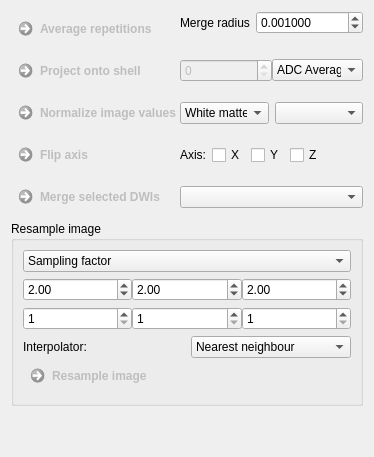
     <widget class="QWidget" name="tab_5">
      <attribute name="title">
       <string>Image Values</string>
      </attribute>
      <layout class="QGridLayout" name="gridLayout_8">
       <item row="3" column="0">
        <spacer name="verticalSpacer">
         <property name="orientation">
          <enum>Qt::Vertical</enum>
         </property>
         <property name="sizeHint" stdset="0">
          <size>
           <width>20</width>
           <height>40</height>
          </size>
         </property>
        </spacer>
       </item>
       <item row="0" column="0">
        <widget class="QFrame" name="frame_3">
         <property name="frameShape">
          <enum>QFrame::NoFrame</enum>
         </property>
         <property name="frameShadow">
          <enum>QFrame::Raised</enum>
         </property>
         <layout class="QGridLayout" name="gridLayout_11">
          <property name="leftMargin">
           <number>0</number>
          </property>
          <property name="topMargin">
           <number>0</number>
          </property>
          <property name="rightMargin">
           <number>0</number>
          </property>
          <property name="bottomMargin">
           <number>0</number>
          </property>
          <property name="horizontalSpacing">
           <number>0</number>
          </property>
          <item row="1" column="1">
           <widget class="QFrame" name="frame">
            <property name="frameShape">
             <enum>QFrame::NoFrame</enum>
            </property>
            <property name="frameShadow">
             <enum>QFrame::Raised</enum>
            </property>
            <layout class="QFormLayout" name="formLayout_2">
             <property name="leftMargin">
              <number>0</number>
             </property>
             <property name="topMargin">
              <number>0</number>
             </property>
             <property name="rightMargin">
              <number>0</number>
             </property>
             <property name="bottomMargin">
              <number>0</number>
             </property>
             <item row="0" column="1">
              <widget class="QDoubleSpinBox" name="m_Blur">
               <property name="toolTip">
                <string comment="Accumulates the information that was acquired with multiple repetitions for one gradient. Vectors do not have to be precisely equal in order to be merged, if a &quot;Merge radius&quot; &gt; 0 is configured." extracomment="Accumulates the information that was acquired with multiple repetitions for one gradient. Vectors do not have to be precisely equal in order to be merged, if a &quot;Merge radius&quot; &gt; 0 is configured.">Accumulates the information that was acquired with multiple repetitions for one gradient. Vectors do not have to be precisely equal in order to be merged, if a &quot;Merge radius&quot; &gt; 0 is configured.</string>
               </property>
               <property name="statusTip">
                <string comment="Accumulates the information that was acquired with multiple repetitions for one gradient. Vectors do not have to be precisely equal in order to be merged, if a &quot;Merge radius&quot; &gt; 0 is configured." extracomment="Accumulates the information that was acquired with multiple repetitions for one gradient. Vectors do not have to be precisely equal in order to be merged, if a &quot;Merge radius&quot; &gt; 0 is configured.">Accumulates the information that was acquired with multiple repetitions for one gradient. Vectors do not have to be precisely equal in order to be merged, if a &quot;Merge radius&quot; &gt; 0 is configured.</string>
               </property>
               <property name="whatsThis">
                <string comment="Accumulates the information that was acquired with multiple repetitions for one gradient. Vectors do not have to be precisely equal in order to be merged, if a &quot;Merge radius&quot; &gt; 0 is configured." extracomment="Accumulates the information that was acquired with multiple repetitions for one gradient. Vectors do not have to be precisely equal in order to be merged, if a &quot;Merge radius&quot; &gt; 0 is configured.">Accumulates the information that was acquired with multiple repetitions for one gradient. Vectors do not have to be precisely equal in order to be merged, if a &quot;Merge radius&quot; &gt; 0 is configured.</string>
               </property>
               <property name="decimals">
                <number>6</number>
               </property>
               <property name="maximum">
                <double>2.000000000000000</double>
               </property>
               <property name="singleStep">
                <double>0.000100000000000</double>
               </property>
               <property name="value">
                <double>0.001000000000000</double>
               </property>
              </widget>
             </item>
             <item row="0" column="0">
              <widget class="QLabel" name="label">
               <property name="toolTip">
                <string comment="Accumulates the information that was acquired with multiple repetitions for one gradient. Vectors do not have to be precisely equal in order to be merged, if a &quot;Merge radius&quot; &gt; 0 is configured." extracomment="Accumulates the information that was acquired with multiple repetitions for one gradient. Vectors do not have to be precisely equal in order to be merged, if a &quot;Merge radius&quot; &gt; 0 is configured.">Accumulates the information that was acquired with multiple repetitions for one gradient. Vectors do not have to be precisely equal in order to be merged, if a &quot;Merge radius&quot; &gt; 0 is configured.</string>
               </property>
               <property name="statusTip">
                <string comment="Accumulates the information that was acquired with multiple repetitions for one gradient. Vectors do not have to be precisely equal in order to be merged, if a &quot;Merge radius&quot; &gt; 0 is configured." extracomment="Accumulates the information that was acquired with multiple repetitions for one gradient. Vectors do not have to be precisely equal in order to be merged, if a &quot;Merge radius&quot; &gt; 0 is configured.">Accumulates the information that was acquired with multiple repetitions for one gradient. Vectors do not have to be precisely equal in order to be merged, if a &quot;Merge radius&quot; &gt; 0 is configured.</string>
               </property>
               <property name="whatsThis">
                <string comment="Accumulates the information that was acquired with multiple repetitions for one gradient. Vectors do not have to be precisely equal in order to be merged, if a &quot;Merge radius&quot; &gt; 0 is configured." extracomment="Accumulates the information that was acquired with multiple repetitions for one gradient. Vectors do not have to be precisely equal in order to be merged, if a &quot;Merge radius&quot; &gt; 0 is configured.">Accumulates the information that was acquired with multiple repetitions for one gradient. Vectors do not have to be precisely equal in order to be merged, if a &quot;Merge radius&quot; &gt; 0 is configured.</string>
               </property>
               <property name="text">
                <string>Merge radius</string>
               </property>
              </widget>
             </item>
            </layout>
           </widget>
          </item>
          <item row="6" column="0">
           <widget class="QCommandLinkButton" name="m_MergeDwisButton">
            <property name="enabled">
             <bool>false</bool>
            </property>
            <property name="toolTip">
             <string>Merges selected DWIs of same dimension. If several b-values are present, the resulting image will contain multiple b-shells.</string>
            </property>
            <property name="statusTip">
             <string/>
            </property>
            <property name="whatsThis">
             <string notr="true"/>
            </property>
            <property name="text">
             <string>Merge selected DWIs</string>
            </property>
           </widget>
          </item>
          <item row="3" column="0">
           <widget class="QCommandLinkButton" name="m_NormalizeImageValuesButton">
            <property name="enabled">
             <bool>false</bool>
            </property>
            <property name="toolTip">
             <string/>
            </property>
            <property name="statusTip">
             <string/>
            </property>
            <property name="whatsThis">
             <string notr="true"/>
            </property>
            <property name="text">
             <string>Normalize image values</string>
            </property>
           </widget>
          </item>
          <item row="2" column="1">
           <widget class="QFrame" name="frame_4">
            <property name="frameShape">
             <enum>QFrame::NoFrame</enum>
            </property>
            <property name="frameShadow">
             <enum>QFrame::Raised</enum>
            </property>
            <layout class="QGridLayout" name="gridLayout_4">
             <property name="leftMargin">
              <number>0</number>
             </property>
             <property name="topMargin">
              <number>0</number>
             </property>
             <property name="rightMargin">
              <number>0</number>
             </property>
             <property name="bottomMargin">
              <number>0</number>
             </property>
             <property name="spacing">
              <number>0</number>
             </property>
             <item row="0" column="0">
              <widget class="QSpinBox" name="m_targetBValueSpinBox">
               <property name="enabled">
                <bool>false</bool>
               </property>
               <property name="toolTip">
                <string>Target b-value</string>
               </property>
               <property name="maximum">
                <number>100000</number>
               </property>
               <property name="singleStep">
                <number>500</number>
               </property>
              </widget>
             </item>
             <item row="0" column="1">
              <widget class="QComboBox" name="m_ProjectionMethodBox">
               <property name="toolTip">
                <string>Select projection method.</string>
               </property>
               <property name="sizeAdjustPolicy">
                <enum>QComboBox::AdjustToMinimumContentsLength</enum>
               </property>
               <item>
                <property name="text">
                 <string>ADC Average</string>
                </property>
               </item>
               <item>
                <property name="text">
                 <string>AKC</string>
                </property>
               </item>
               <item>
                <property name="text">
                 <string>Bi-Exponential</string>
                </property>
               </item>
              </widget>
             </item>
            </layout>
           </widget>
          </item>
          <item row="1" column="0">
           <widget class="QCommandLinkButton" name="m_ButtonAverageGradients">
            <property name="enabled">
             <bool>false</bool>
            </property>
            <property name="toolTip">
             <string>Multiple acquistions of one gradient direction can be averaged. Due to rounding errors, similar gradients often differ in the last decimal positions. The Merge radius allows to average them by taking all directions within a certain radius into account.</string>
            </property>
            <property name="statusTip">
             <string/>
            </property>
            <property name="whatsThis">
             <string notr="true"/>
            </property>
            <property name="text">
             <string>Average repetitions</string>
            </property>
           </widget>
          </item>
          <item row="2" column="0">
           <widget class="QCommandLinkButton" name="m_ProjectSignalButton">
            <property name="enabled">
             <bool>false</bool>
            </property>
            <property name="toolTip">
             <string>Project image values onto one b-shell.</string>
            </property>
            <property name="text">
             <string>Project onto shell</string>
            </property>
           </widget>
          </item>
          <item row="3" column="1">
           <widget class="QFrame" name="frame_6">
            <property name="frameShape">
             <enum>QFrame::NoFrame</enum>
            </property>
            <property name="frameShadow">
             <enum>QFrame::Raised</enum>
            </property>
            <layout class="QGridLayout" name="gridLayout_19">
             <property name="leftMargin">
              <number>0</number>
             </property>
             <property name="topMargin">
              <number>0</number>
             </property>
             <property name="rightMargin">
              <number>0</number>
             </property>
             <property name="bottomMargin">
              <number>0</number>
             </property>
             <property name="verticalSpacing">
              <number>0</number>
             </property>
             <item row="0" column="1">
              <widget class="QmitkDataStorageComboBoxWithSelectNone" name="m_NormalizationMaskBox">
               <property name="toolTip">
                <string>Select binary mask image.</string>
               </property>
               <property name="sizeAdjustPolicy">
                <enum>QComboBox::AdjustToMinimumContentsLength</enum>
               </property>
              </widget>
             </item>
             <item row="0" column="0">
              <widget class="QmitkDataStorageComboBox" name="m_NormalizationReferenceBox">
               <property name="toolTip">
                <string>Select normalization reference.</string>
               </property>
               <property name="sizeAdjustPolicy">
                <enum>QComboBox::AdjustToMinimumContentsLength</enum>
               </property>
               <item>
                <property name="text">
                 <string>White matter</string>
                </property>
               </item>
               <item>
                <property name="text">
                 <string>CSF</string>
                </property>
               </item>
               <item>
                <property name="text">
                 <string>Voxel-wise baseline</string>
                </property>
               </item>
              </widget>
             </item>
            </layout>
           </widget>
          </item>
          <item row="4" column="0">
           <widget class="QCommandLinkButton" name="m_FlipAxis">
            <property name="enabled">
             <bool>false</bool>
            </property>
            <property name="toolTip">
             <string>Merges selected DWIs of same dimension. If several b-values are present, the resulting image will contain multiple b-shells.</string>
            </property>
            <property name="statusTip">
             <string/>
            </property>
            <property name="whatsThis">
             <string notr="true"/>
            </property>
            <property name="text">
             <string>Flip axis</string>
            </property>
           </widget>
          </item>
          <item row="4" column="1">
           <widget class="QFrame" name="frame_7">
            <property name="frameShape">
             <enum>QFrame::NoFrame</enum>
            </property>
            <property name="frameShadow">
             <enum>QFrame::Raised</enum>
            </property>
            <layout class="QGridLayout" name="gridLayout_20">
             <property name="leftMargin">
              <number>0</number>
             </property>
             <property name="topMargin">
              <number>0</number>
             </property>
             <property name="rightMargin">
              <number>0</number>
             </property>
             <property name="bottomMargin">
              <number>0</number>
             </property>
             <item row="0" column="2">
              <widget class="QCheckBox" name="m_FlipY">
               <property name="text">
                <string>Y</string>
               </property>
              </widget>
             </item>
             <item row="0" column="4">
              <spacer name="horizontalSpacer_4">
               <property name="orientation">
                <enum>Qt::Horizontal</enum>
               </property>
               <property name="sizeHint" stdset="0">
                <size>
                 <width>40</width>
                 <height>20</height>
                </size>
               </property>
              </spacer>
             </item>
             <item row="0" column="1">
              <widget class="QCheckBox" name="m_FlipX">
               <property name="text">
                <string>X</string>
               </property>
              </widget>
             </item>
             <item row="0" column="3">
              <widget class="QCheckBox" name="m_FlipZ">
               <property name="text">
                <string>Z</string>
               </property>
              </widget>
             </item>
             <item row="0" column="0">
              <widget class="QLabel" name="label_8">
               <property name="text">
                <string>Axis:</string>
               </property>
              </widget>
             </item>
            </layout>
           </widget>
          </item>
          <item row="6" column="1">
           <widget class="QmitkDataStorageComboBox" name="m_MergeDwiBox">
            <property name="sizeAdjustPolicy">
             <enum>QComboBox::AdjustToMinimumContentsLength</enum>
            </property>
           </widget>
          </item>
         </layout>
        </widget>
       </item>
       <item row="1" column="0">
        <widget class="QGroupBox" name="groupBox_2">
         <property name="title">
          <string>Resample image</string>
         </property>
         <layout class="QGridLayout" name="gridLayout_12">
          <item row="1" column="0">
           <widget class="QFrame" name="m_ResampleDoubleFrame">
            <property name="frameShape">
             <enum>QFrame::NoFrame</enum>
            </property>
            <property name="frameShadow">
             <enum>QFrame::Raised</enum>
            </property>
            <layout class="QGridLayout" name="gridLayout_5">
             <property name="leftMargin">
              <number>0</number>
             </property>
             <property name="topMargin">
              <number>0</number>
             </property>
             <property name="rightMargin">
              <number>0</number>
             </property>
             <property name="bottomMargin">
              <number>0</number>
             </property>
             <property name="spacing">
              <number>0</number>
             </property>
             <item row="0" column="1">
              <widget class="QDoubleSpinBox" name="m_ResampleDoubleY">
               <property name="minimum">
                <double>0.010000000000000</double>
               </property>
               <property name="value">
                <double>2.000000000000000</double>
               </property>
              </widget>
             </item>
             <item row="0" column="0">
              <widget class="QDoubleSpinBox" name="m_ResampleDoubleX">
               <property name="minimum">
                <double>0.010000000000000</double>
               </property>
               <property name="value">
                <double>2.000000000000000</double>
               </property>
              </widget>
             </item>
             <item row="0" column="2">
              <widget class="QDoubleSpinBox" name="m_ResampleDoubleZ">
               <property name="minimum">
                <double>0.010000000000000</double>
               </property>
               <property name="value">
                <double>2.000000000000000</double>
               </property>
              </widget>
             </item>
            </layout>
           </widget>
          </item>
          <item row="0" column="0">
           <widget class="QComboBox" name="m_ResampleTypeBox">
            <item>
             <property name="text">
              <string>Sampling factor</string>
             </property>
            </item>
            <item>
             <property name="text">
              <string>New image spacing</string>
             </property>
            </item>
            <item>
             <property name="text">
              <string>New image size</string>
             </property>
            </item>
           </widget>
          </item>
          <item row="3" column="0">
           <widget class="QFrame" name="frame_5">
            <property name="frameShape">
             <enum>QFrame::NoFrame</enum>
            </property>
            <property name="frameShadow">
             <enum>QFrame::Raised</enum>
            </property>
            <layout class="QGridLayout" name="gridLayout_14">
             <property name="leftMargin">
              <number>0</number>
             </property>
             <property name="topMargin">
              <number>0</number>
             </property>
             <property name="rightMargin">
              <number>0</number>
             </property>
             <property name="bottomMargin">
              <number>0</number>
             </property>
             <property name="spacing">
              <number>0</number>
             </property>
             <item row="0" column="0">
              <widget class="QLabel" name="label_3">
               <property name="text">
                <string>Interpolator:</string>
               </property>
              </widget>
             </item>
             <item row="0" column="1">
              <widget class="QComboBox" name="m_InterpolatorBox">
               <item>
                <property name="text">
                 <string>Nearest neighbour</string>
                </property>
               </item>
               <item>
                <property name="text">
                 <string>Linear</string>
                </property>
               </item>
               <item>
                <property name="text">
                 <string>B-spline</string>
                </property>
               </item>
               <item>
                <property name="text">
                 <string>Windowed sinc</string>
                </property>
               </item>
              </widget>
             </item>
             <item row="1" column="0">
              <widget class="QCommandLinkButton" name="m_ResampleImageButton">
               <property name="enabled">
                <bool>false</bool>
               </property>
               <property name="toolTip">
                <string/>
               </property>
               <property name="statusTip">
                <string/>
               </property>
               <property name="whatsThis">
                <string notr="true"/>
               </property>
               <property name="text">
                <string>Resample image</string>
               </property>
              </widget>
             </item>
            </layout>
           </widget>
          </item>
          <item row="2" column="0">
           <widget class="QFrame" name="m_ResampleIntFrame">
            <property name="frameShape">
             <enum>QFrame::NoFrame</enum>
            </property>
            <property name="frameShadow">
             <enum>QFrame::Raised</enum>
            </property>
            <layout class="QGridLayout" name="gridLayout_13">
             <property name="leftMargin">
              <number>0</number>
             </property>
             <property name="topMargin">
              <number>0</number>
             </property>
             <property name="rightMargin">
              <number>0</number>
             </property>
             <property name="bottomMargin">
              <number>0</number>
             </property>
             <property name="spacing">
              <number>0</number>
             </property>
             <item row="0" column="0">
              <widget class="QSpinBox" name="m_ResampleIntX">
               <property name="minimum">
                <number>1</number>
               </property>
               <property name="maximum">
                <number>10000</number>
               </property>
              </widget>
             </item>
             <item row="0" column="1">
              <widget class="QSpinBox" name="m_ResampleIntY">
               <property name="minimum">
                <number>1</number>
               </property>
               <property name="maximum">
                <number>10000</number>
               </property>
              </widget>
             </item>
             <item row="0" column="2">
              <widget class="QSpinBox" name="m_ResampleIntZ">
               <property name="minimum">
                <number>1</number>
               </property>
               <property name="maximum">
                <number>10000</number>
               </property>
              </widget>
             </item>
            </layout>
           </widget>
          </item>
         </layout>
        </widget>
       </item>
      </layout>
     </widget>
